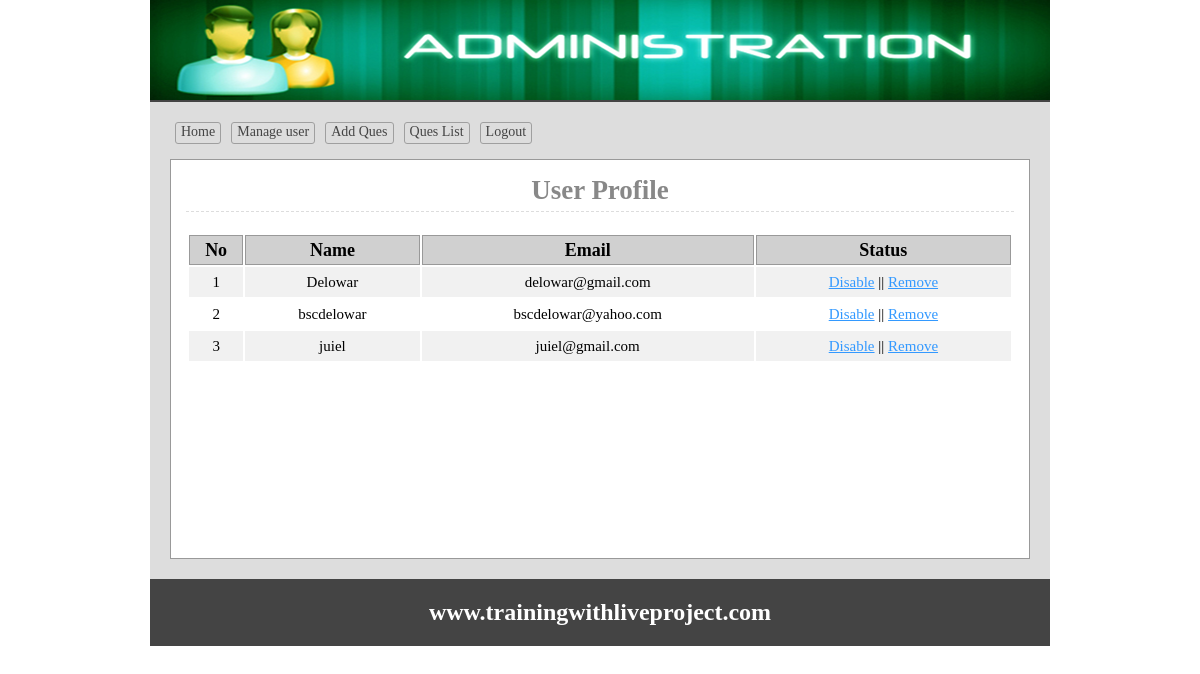
/admin/manageuser.php, run on the app's committed database.
### tables this page shows
CREATE TABLE `tbl_user` (
  `id` int(11) NOT NULL,
  `name` varchar(50) NOT NULL,
  `username` varchar(50) NOT NULL,
  `useremail` varchar(50) NOT NULL,
  `userpass` varchar(32) NOT NULL,
  `status` int(11) NOT NULL DEFAULT '0'
);

### lib/Database.php (called while the page is built, shortened)
<?php
Class Database{
	public $host   = DB_HOST;
	public $user   = DB_USER;
	public $pass   = DB_PASS;
	public $dbname = DB_NAME;
	public $link;
	private function connectDB(){
	$this->link = new mysqli($this->host, $this->user, $this->pass, $this->dbname);
 }
	public function select($query){
		$result = $this->link->query($query) or die($this->link->error.__LINE__);
		if($result->num_rows > 0){
			return $result;
		} else {
			return false;
		}
	}
}

### classes/user.php (called while the page is built, shortened)
<?php
$filepath=realpath(dirname(__FILE__));
include_once ($filepath."/../lib/Database.php");
class User{
	private $db;
	public function __construct(){
		$this->db=new Database();
	}
public function getUserData(){
	$query="SELECT*FROM tbl_user";
	$result=$this->db->select($query);
	if($result){
		return $result;
	}else{
		$msg="No Data Found";
		return $msg;
	}
}
}
?>

### admin/manageuser.php (the view, shortened to what this page needs)
<?php
    $filepath = realpath(dirname(__FILE__));
	include_once ($filepath.'/inc/header.php');
	include_once ($filepath.'/../classes/user.php');
	$user=new User();
?>
<div class="main">
<h1>User Profile</h1>
<table class="tblone">
	<tr>
		<th>No</th>
		<th>Name</th>
		<th>Email</th>
		<th>Status</th>
	</tr>
	<?php
		$getUserData=$user->getUserData();
		$i=0;
		if($getUserData){
			while ($value=$getUserData->fetch_assoc()) {
			$i++;
	?>
	<tr>
		<td><?php echo $i; ?></td>
		<td><?php echo $value['username']; ?></td>
		<td><?php echo $value['useremail']; ?></td>
		<td>
			<?php
				if($value['status']=='0'){ ?>
					<a onclick="return confirm('Are You Sure to Disable....')" href="?dis=<?php echo $value['id']; ?>">Disable</a>
			<?php } else{ ?>
					<a onclick="return confirm('Are You Sure to Enable....')" href="?ena=<?php echo $value['id']; ?>">Enable</a>
			<?php } ?> ||
		<a onclick="return confirm('Are You Sure to Remove....')" href="?del=<?php echo $value['id']; ?>">Remove</a></td>
	</tr>
<?php } } ?>
</table>
</div>
<?php include 'inc/footer.php'; ?>

### admin/css/admin.css (style rules this page uses)
* { margin:0;padding:0;outline:none }
body { font-family:verdana }
.tblone { width:100%;border:1px solid #fff;margin:20px 0 }
.tblone td { font-size: 15px; padding: 5px 10px; text-align: center; }
table.tblone th { background-color: #d0d0d0; border: 1px solid #999; }
table.tblone tr:nth-child(2n+1) { background:#fff;height:30px; }
table.tblone tr:nth-child(2n) { background:#f1f1f1;height:30px; }
.tblone td a { color:#3399FF; }
.main { background: #fff none repeat scroll 0 0; border: 1px solid #999; margin-top: 10px; min-height: 368px; padding: 15px; width: 828px; }
.main h1 { border-bottom: 1px dashed #ddd; color: #888; margin: 0 0 5px; text-align: center; padding-bottom: 5px; }

### data on the page
tbl_user: username "Delowar", useremail "delowar@gmail.com"
tbl_user: username "bscdelowar", useremail "bscdelowar@yahoo.com"
tbl_user: username "juiel", useremail "juiel@gmail.com"
